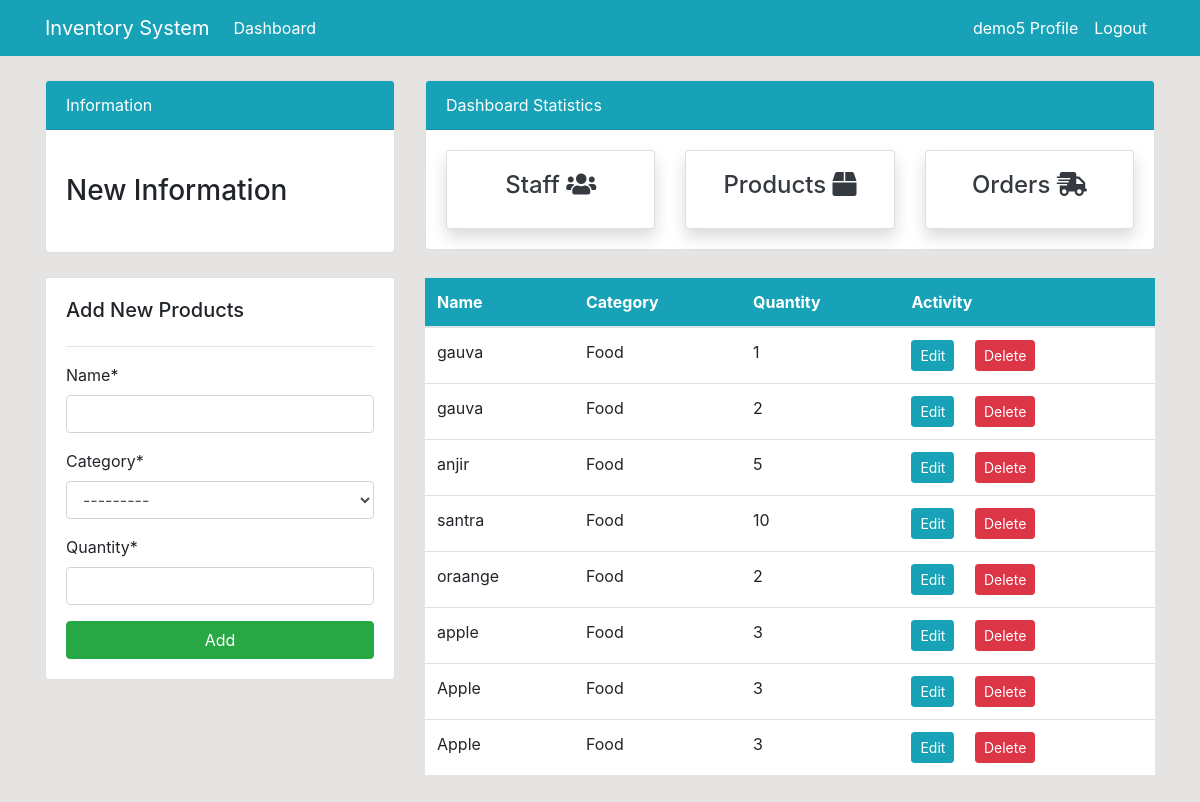
The app's page /product/ (signed in), older data.
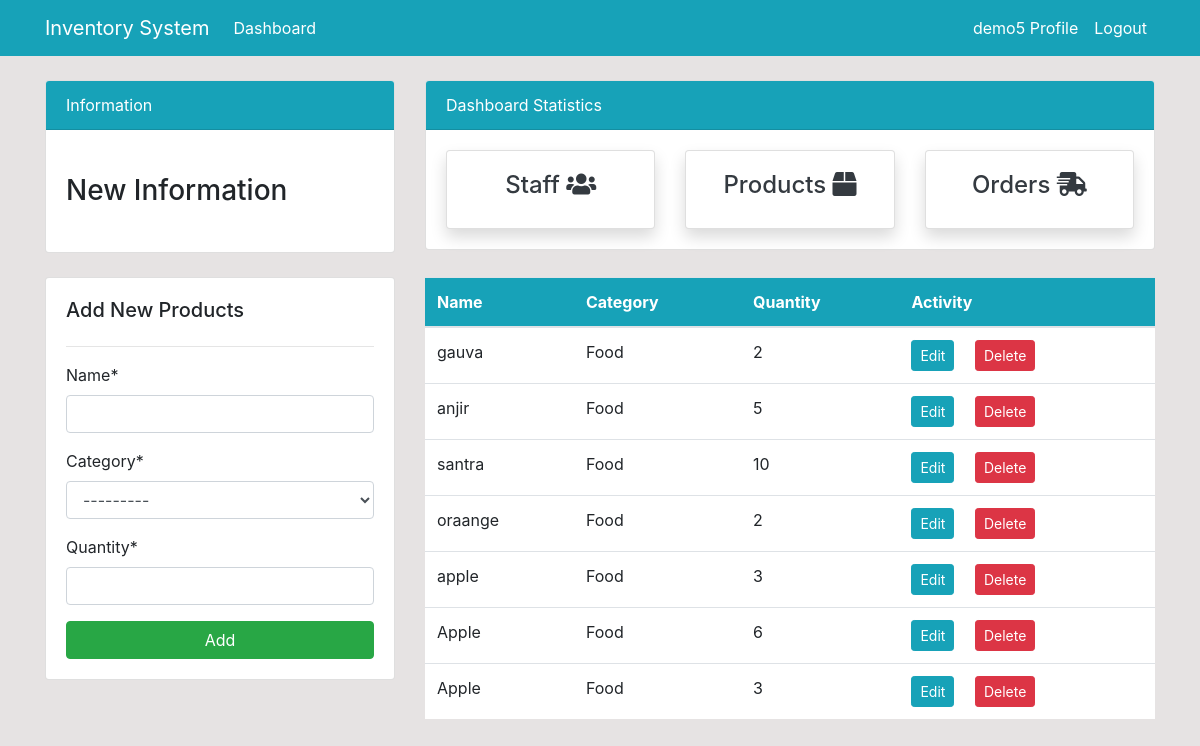
The same page, newer data.
### dashboard/models.py (models this page shows, shortened)
class Product(models.Model):
    name = models.CharField(max_length=100, null=True)
    category = models.CharField(max_length=50, choices=CATEGORY, null=True)
    quantity = models.PositiveIntegerField(null=True)

### dashboard/views.py (the view)
# urls.py: path('product/', views.product, name='dashboard-product'),
@login_required
def product(request):
    items = Product.objects.all()
    if request.method == 'POST':
        form = ProductForm(request.POST)
        if form.is_valid():
            form.save()
            product_name = form.cleaned_data.get('name')
            messages.success(request, f'{product_name} has been added')
    else:
        form = ProductForm()
    context = {
            'items': items,
            'form' : form,
        }
    return render(request,'dashboard/product.html',context)

### dashboard/forms.py
class ProductForm(forms.ModelForm):
    class Meta:
        model = Product
        fields = ['name','category','quantity']

### templates/dashboard/product.html (shortened to what this page needs)
{% extends 'partials/base.html' %}
{% load crispy_forms_tags %}
{% block content %}
{% include 'partials/topnav.html' %}
<div class="row my-4">
    <div class="col-md-4">
        <div class="card card-body">
            <h5>Add New Products</h5>
            <hr>
            <form method="POST">
                {{ form|crispy }}
                <input class="btn btn-success btn-block" type="submit" value="Add">
            </form>
        </div>
    </div>
    <div class="col-md-8">
        <table class="table bg-white">
            <thead class="bg-info text-white">
                <tr>
                    <th scope="col">Name</th>
                    <th scope="col">Category</th>
                    <th scope="col">Quantity</th>
                    <th scope="col">Activity</th>
                </tr>
            </thead>
            <tbody>
                {% for product in items %}
                <tr>
                    <td>{{ product.name }}</td>
                    <td>{{ product.category }}</td>
                    <td>{{ product.quantity }}</td>
                    <td>
                        <a class="btn btn-info btn-sm mr-2"
                            href="{% url 'dashboard-product-edit' product.id %}">Edit</a>
                        <a class="btn btn-danger btn-sm ml-2"
                            href="{% url 'dashboard-product-delete' product.id %}">Delete</a>
                    </td>
                </tr>
                {% endfor %}
            </tbody>
        </table>
    </div>
</div>
{% endblock %}

Row changes from the older to the newer data that the page shows:
removed Product: name "gauva", category "Food", quantity "1"
changed Product (number 6 of 7 on the later page): quantity "3" → "6"
